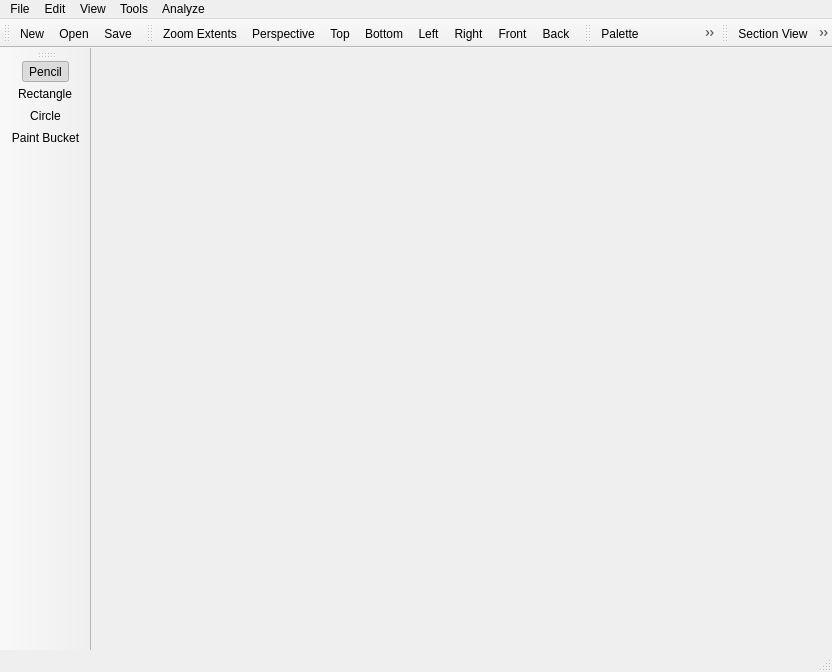
<?xml version="1.0" encoding="UTF-8"?>
<ui version="4.0">
 <class>VoxCadClass</class>
 <widget class="QMainWindow" name="VoxCadClass">
  <property name="enabled">
   <bool>true</bool>
  </property>
  <property name="geometry">
   <rect>
    <x>0</x>
    <y>0</y>
    <width>832</width>
    <height>672</height>
   </rect>
  </property>
  <property name="windowTitle">
   <string>GrowthVoxCad</string>
  </property>
  <property name="windowIcon">
   <iconset>
    <normaloff>:/VoxCad/VoxCad.ico</normaloff>:/VoxCad/VoxCad.ico</iconset>
  </property>
  <widget class="QWidget" name="centralWidget">
   <layout class="QHBoxLayout" name="horizontalLayout">
    <property name="leftMargin">
     <number>0</number>
    </property>
    <property name="topMargin">
     <number>0</number>
    </property>
    <property name="rightMargin">
     <number>0</number>
    </property>
    <property name="bottomMargin">
     <number>0</number>
    </property>
   </layout>
  </widget>
  <widget class="QMenuBar" name="menuBar">
   <property name="geometry">
    <rect>
     <x>0</x>
     <y>0</y>
     <width>832</width>
     <height>19</height>
    </rect>
   </property>
   <widget class="QMenu" name="menuFile">
    <property name="title">
     <string>File</string>
    </property>
    <widget class="QMenu" name="menuExport">
     <property name="title">
      <string>Export</string>
     </property>
     <widget class="QMenu" name="menuAlternate_VXC">
      <property name="title">
       <string>Alternate VXC</string>
      </property>
      <addaction name="actionBASE64_VXC"/>
      <addaction name="actionASCII_VXC"/>
     </widget>
     <widget class="QMenu" name="menuMesh">
      <property name="title">
       <string>Mesh</string>
      </property>
      <addaction name="actionSTL"/>
     </widget>
     <addaction name="actionVXA_OUT"/>
     <addaction name="actionKV6"/>
     <addaction name="actionDMU_Out"/>
     <addaction name="actionVoxelCoordinates"/>
     <addaction name="menuMesh"/>
     <addaction name="menuAlternate_VXC"/>
    </widget>
    <widget class="QMenu" name="menuImport">
     <property name="title">
      <string>Import</string>
     </property>
     <addaction name="actionVXA_IN"/>
    </widget>
    <addaction name="actionNew"/>
    <addaction name="actionOpen"/>
    <addaction name="separator"/>
    <addaction name="actionSave"/>
    <addaction name="actionSave_As"/>
    <addaction name="separator"/>
    <addaction name="menuImport"/>
    <addaction name="menuExport"/>
   </widget>
   <widget class="QMenu" name="menuView">
    <property name="title">
     <string>View</string>
    </property>
    <widget class="QMenu" name="menuStandard_Views">
     <property name="title">
      <string>Standard Views</string>
     </property>
     <addaction name="actionPerspective"/>
     <addaction name="separator"/>
     <addaction name="actionTop"/>
     <addaction name="actionBottom"/>
     <addaction name="actionLeft"/>
     <addaction name="actionRight"/>
     <addaction name="actionFront"/>
     <addaction name="actionBack"/>
    </widget>
    <widget class="QMenu" name="menuSection">
     <property name="title">
      <string>Section</string>
     </property>
     <addaction name="actionSection_View"/>
     <addaction name="actionLayer_Forward"/>
     <addaction name="actionLayer_Back"/>
    </widget>
    <addaction name="actionCenter_View"/>
    <addaction name="menuStandard_Views"/>
    <addaction name="menuSection"/>
    <addaction name="separator"/>
    <addaction name="actionShow_Triad"/>
    <addaction name="actionLarge_Mode"/>
    <addaction name="actionView_Tiled"/>
    <addaction name="actionGraphics_Enabled"/>
    <addaction name="separator"/>
    <addaction name="actionReference_View"/>
    <addaction name="actionInfo"/>
    <addaction name="separator"/>
   </widget>
   <widget class="QMenu" name="menuAnalyze">
    <property name="title">
     <string>Analyze</string>
    </property>
    <addaction name="actionBCs"/>
    <addaction name="actionSolve"/>
    <addaction name="separator"/>
    <addaction name="actionTensile"/>
    <addaction name="actionPhysics"/>
    <addaction name="actionBenchmark"/>
   </widget>
   <widget class="QMenu" name="menuTools">
    <property name="title">
     <string>Tools</string>
    </property>
    <widget class="QMenu" name="menuDrawing">
     <property name="title">
      <string>Drawing</string>
     </property>
     <addaction name="actionPencil"/>
     <addaction name="actionRectangle"/>
     <addaction name="actionCircle"/>
     <addaction name="actionPaint_Bucket"/>
    </widget>
    <addaction name="actionEdit_Voxels"/>
    <addaction name="action3D_Brush"/>
    <addaction name="separator"/>
    <addaction name="menuDrawing"/>
   </widget>
   <widget class="QMenu" name="menuEdit">
    <property name="title">
     <string>Edit</string>
    </property>
    <addaction name="actionCopy"/>
    <addaction name="actionCut"/>
    <addaction name="actionPaste"/>
    <addaction name="separator"/>
    <addaction name="actionWorkspace"/>
    <addaction name="actionPalette"/>
   </widget>
   <addaction name="menuFile"/>
   <addaction name="menuEdit"/>
   <addaction name="menuView"/>
   <addaction name="menuTools"/>
   <addaction name="menuAnalyze"/>
  </widget>
  <widget class="QStatusBar" name="statusBar"/>
  <widget class="QToolBar" name="FileToolBar">
   <property name="windowTitle">
    <string>File</string>
   </property>
   <property name="iconSize">
    <size>
     <width>16</width>
     <height>16</height>
    </size>
   </property>
   <attribute name="toolBarArea">
    <enum>TopToolBarArea</enum>
   </attribute>
   <attribute name="toolBarBreak">
    <bool>false</bool>
   </attribute>
   <addaction name="actionNew"/>
   <addaction name="actionOpen"/>
   <addaction name="actionSave"/>
  </widget>
  <widget class="QToolBar" name="ViewtoolBar">
   <property name="windowTitle">
    <string>View</string>
   </property>
   <property name="iconSize">
    <size>
     <width>16</width>
     <height>16</height>
    </size>
   </property>
   <attribute name="toolBarArea">
    <enum>TopToolBarArea</enum>
   </attribute>
   <attribute name="toolBarBreak">
    <bool>false</bool>
   </attribute>
   <addaction name="actionCenter_View"/>
   <addaction name="actionPerspective"/>
   <addaction name="actionTop"/>
   <addaction name="actionBottom"/>
   <addaction name="actionLeft"/>
   <addaction name="actionRight"/>
   <addaction name="actionFront"/>
   <addaction name="actionBack"/>
  </widget>
  <widget class="QToolBar" name="DrawingtoolBar">
   <property name="windowTitle">
    <string>Draw</string>
   </property>
   <property name="iconSize">
    <size>
     <width>16</width>
     <height>16</height>
    </size>
   </property>
   <attribute name="toolBarArea">
    <enum>LeftToolBarArea</enum>
   </attribute>
   <attribute name="toolBarBreak">
    <bool>false</bool>
   </attribute>
   <addaction name="actionPencil"/>
   <addaction name="actionRectangle"/>
   <addaction name="actionCircle"/>
   <addaction name="actionPaint_Bucket"/>
  </widget>
  <widget class="QToolBar" name="DialogToolbar">
   <property name="windowTitle">
    <string>Dialogs</string>
   </property>
   <property name="iconSize">
    <size>
     <width>16</width>
     <height>16</height>
    </size>
   </property>
   <attribute name="toolBarArea">
    <enum>TopToolBarArea</enum>
   </attribute>
   <attribute name="toolBarBreak">
    <bool>false</bool>
   </attribute>
   <addaction name="actionPalette"/>
   <addaction name="actionWorkspace"/>
   <addaction name="actionEdit_Voxels"/>
   <addaction name="action3D_Brush"/>
   <addaction name="actionInfo"/>
   <addaction name="actionReference_View"/>
   <addaction name="actionBCs"/>
   <addaction name="actionPhysics"/>
   <addaction name="actionTensile"/>
  </widget>
  <widget class="QToolBar" name="SectionToolBar">
   <property name="windowTitle">
    <string>Section</string>
   </property>
   <property name="iconSize">
    <size>
     <width>16</width>
     <height>16</height>
    </size>
   </property>
   <attribute name="toolBarArea">
    <enum>TopToolBarArea</enum>
   </attribute>
   <attribute name="toolBarBreak">
    <bool>false</bool>
   </attribute>
   <addaction name="actionSection_View"/>
   <addaction name="actionLayer_Back"/>
   <addaction name="actionLayer_Forward"/>
  </widget>
  <action name="actionOpen">
   <property name="icon">
    <iconset resource="../VoxCad.qrc">
     <normaloff>:/Icons/Icons/Open.png</normaloff>:/Icons/Icons/Open.png</iconset>
   </property>
   <property name="text">
    <string>Open</string>
   </property>
   <property name="shortcut">
    <string>Ctrl+O</string>
   </property>
  </action>
  <action name="actionSave">
   <property name="icon">
    <iconset resource="../VoxCad.qrc">
     <normaloff>:/Icons/Icons/Save.png</normaloff>:/Icons/Icons/Save.png</iconset>
   </property>
   <property name="text">
    <string>Save</string>
   </property>
   <property name="shortcut">
    <string>Ctrl+S</string>
   </property>
  </action>
  <action name="actionCenter_View">
   <property name="icon">
    <iconset resource="../VoxCad.qrc">
     <normaloff>:/Icons/Icons/ZoomExtents2.png</normaloff>:/Icons/Icons/ZoomExtents2.png</iconset>
   </property>
   <property name="text">
    <string>Zoom Extents</string>
   </property>
  </action>
  <action name="actionSave_As">
   <property name="text">
    <string>Save As</string>
   </property>
   <property name="shortcut">
    <string>Ctrl+Shift+S</string>
   </property>
  </action>
  <action name="actionASCII_VXC">
   <property name="text">
    <string>Ascii</string>
   </property>
  </action>
  <action name="actionBASE64_VXC">
   <property name="text">
    <string>Base64</string>
   </property>
  </action>
  <action name="actionSolve">
   <property name="checkable">
    <bool>true</bool>
   </property>
   <property name="icon">
    <iconset resource="../VoxCad.qrc">
     <normaloff>:/Icons/Icons/Analyze.png</normaloff>:/Icons/Icons/Analyze.png</iconset>
   </property>
   <property name="text">
    <string>Solve</string>
   </property>
   <property name="visible">
    <bool>false</bool>
   </property>
  </action>
  <action name="actionPerspective">
   <property name="icon">
    <iconset resource="../VoxCad.qrc">
     <normaloff>:/Icons/Icons/ViewPerspective.png</normaloff>:/Icons/Icons/ViewPerspective.png</iconset>
   </property>
   <property name="text">
    <string>Perspective</string>
   </property>
   <property name="shortcut">
    <string>Alt+1</string>
   </property>
  </action>
  <action name="actionTop">
   <property name="icon">
    <iconset resource="../VoxCad.qrc">
     <normaloff>:/Icons/Icons/ViewTop.png</normaloff>:/Icons/Icons/ViewTop.png</iconset>
   </property>
   <property name="text">
    <string>Top</string>
   </property>
   <property name="shortcut">
    <string>Alt+2</string>
   </property>
  </action>
  <action name="actionBottom">
   <property name="icon">
    <iconset resource="../VoxCad.qrc">
     <normaloff>:/Icons/Icons/ViewBottom.png</normaloff>:/Icons/Icons/ViewBottom.png</iconset>
   </property>
   <property name="text">
    <string>Bottom</string>
   </property>
   <property name="shortcut">
    <string>Alt+3</string>
   </property>
  </action>
  <action name="actionLeft">
   <property name="icon">
    <iconset resource="../VoxCad.qrc">
     <normaloff>:/Icons/Icons/ViewLeft.png</normaloff>:/Icons/Icons/ViewLeft.png</iconset>
   </property>
   <property name="text">
    <string>Left</string>
   </property>
   <property name="shortcut">
    <string>Alt+4</string>
   </property>
  </action>
  <action name="actionRight">
   <property name="icon">
    <iconset resource="../VoxCad.qrc">
     <normaloff>:/Icons/Icons/ViewRight.png</normaloff>:/Icons/Icons/ViewRight.png</iconset>
   </property>
   <property name="text">
    <string>Right</string>
   </property>
   <property name="shortcut">
    <string>Alt+5</string>
   </property>
  </action>
  <action name="actionFront">
   <property name="icon">
    <iconset resource="../VoxCad.qrc">
     <normaloff>:/Icons/Icons/ViewFront.png</normaloff>:/Icons/Icons/ViewFront.png</iconset>
   </property>
   <property name="text">
    <string>Front</string>
   </property>
   <property name="shortcut">
    <string>Alt+6</string>
   </property>
  </action>
  <action name="actionBack">
   <property name="icon">
    <iconset resource="../VoxCad.qrc">
     <normaloff>:/Icons/Icons/ViewBack.png</normaloff>:/Icons/Icons/ViewBack.png</iconset>
   </property>
   <property name="text">
    <string>Back</string>
   </property>
   <property name="shortcut">
    <string>Alt+7</string>
   </property>
  </action>
  <action name="actionEdit_Voxels">
   <property name="checkable">
    <bool>true</bool>
   </property>
   <property name="icon">
    <iconset resource="../VoxCad.qrc">
     <normaloff>:/Icons/Icons/EditLayer.png</normaloff>:/Icons/Icons/EditLayer.png</iconset>
   </property>
   <property name="text">
    <string>Edit Voxels</string>
   </property>
   <property name="shortcut">
    <string>E</string>
   </property>
  </action>
  <action name="actionLayer_Back">
   <property name="icon">
    <iconset resource="../VoxCad.qrc">
     <normaloff>:/Icons/Icons/LayerBack.png</normaloff>:/Icons/Icons/LayerBack.png</iconset>
   </property>
   <property name="text">
    <string>Layer Back</string>
   </property>
   <property name="shortcut">
    <string>-</string>
   </property>
  </action>
  <action name="actionLayer_Forward">
   <property name="icon">
    <iconset resource="../VoxCad.qrc">
     <normaloff>:/Icons/Icons/LayerForward.png</normaloff>:/Icons/Icons/LayerForward.png</iconset>
   </property>
   <property name="text">
    <string>Layer Forward</string>
   </property>
   <property name="shortcut">
    <string>+</string>
   </property>
  </action>
  <action name="actionPencil">
   <property name="checkable">
    <bool>true</bool>
   </property>
   <property name="checked">
    <bool>true</bool>
   </property>
   <property name="icon">
    <iconset resource="../VoxCad.qrc">
     <normaloff>:/Icons/Icons/Pencil.png</normaloff>:/Icons/Icons/Pencil.png</iconset>
   </property>
   <property name="text">
    <string>Pencil</string>
   </property>
   <property name="shortcut">
    <string>Alt+Q</string>
   </property>
  </action>
  <action name="actionRectangle">
   <property name="checkable">
    <bool>true</bool>
   </property>
   <property name="icon">
    <iconset resource="../VoxCad.qrc">
     <normaloff>:/Icons/Icons/Rectangle.png</normaloff>:/Icons/Icons/Rectangle.png</iconset>
   </property>
   <property name="text">
    <string>Rectangle</string>
   </property>
   <property name="shortcut">
    <string>Alt+W</string>
   </property>
  </action>
  <action name="actionCircle">
   <property name="checkable">
    <bool>true</bool>
   </property>
   <property name="icon">
    <iconset resource="../VoxCad.qrc">
     <normaloff>:/Icons/Icons/Ellipse.png</normaloff>:/Icons/Icons/Ellipse.png</iconset>
   </property>
   <property name="text">
    <string>Circle</string>
   </property>
   <property name="shortcut">
    <string>Alt+E</string>
   </property>
  </action>
  <action name="actionReference_View">
   <property name="checkable">
    <bool>true</bool>
   </property>
   <property name="icon">
    <iconset resource="../VoxCad.qrc">
     <normaloff>:/Icons/Icons/Aux_View.png</normaloff>:/Icons/Icons/Aux_View.png</iconset>
   </property>
   <property name="text">
    <string>Reference View</string>
   </property>
   <property name="shortcut">
    <string>R</string>
   </property>
  </action>
  <action name="actionPalette">
   <property name="checkable">
    <bool>true</bool>
   </property>
   <property name="icon">
    <iconset resource="../VoxCad.qrc">
     <normaloff>:/Icons/Icons/Material.png</normaloff>:/Icons/Icons/Material.png</iconset>
   </property>
   <property name="text">
    <string>Palette</string>
   </property>
   <property name="shortcut">
    <string>P</string>
   </property>
  </action>
  <action name="actionWorkspace">
   <property name="checkable">
    <bool>true</bool>
   </property>
   <property name="icon">
    <iconset resource="../VoxCad.qrc">
     <normaloff>:/Icons/Icons/Workspace.png</normaloff>:/Icons/Icons/Workspace.png</iconset>
   </property>
   <property name="text">
    <string>Workspace</string>
   </property>
   <property name="shortcut">
    <string>W</string>
   </property>
  </action>
  <action name="actionInfo">
   <property name="checkable">
    <bool>true</bool>
   </property>
   <property name="icon">
    <iconset resource="../VoxCad.qrc">
     <normaloff>:/Icons/Icons/Info.png</normaloff>:/Icons/Icons/Info.png</iconset>
   </property>
   <property name="text">
    <string>Info</string>
   </property>
   <property name="shortcut">
    <string>I</string>
   </property>
  </action>
  <action name="actionBCs">
   <property name="checkable">
    <bool>true</bool>
   </property>
   <property name="icon">
    <iconset resource="../VoxCad.qrc">
     <normaloff>:/Icons/Icons/BCs.png</normaloff>:/Icons/Icons/BCs.png</iconset>
   </property>
   <property name="text">
    <string>Boundary Conditions</string>
   </property>
   <property name="shortcut">
    <string>B</string>
   </property>
  </action>
  <action name="actionSection_View">
   <property name="checkable">
    <bool>true</bool>
   </property>
   <property name="icon">
    <iconset resource="../VoxCad.qrc">
     <normaloff>:/Icons/Icons/Section.png</normaloff>:/Icons/Icons/Section.png</iconset>
   </property>
   <property name="text">
    <string>Section View</string>
   </property>
   <property name="shortcut">
    <string>Alt+S</string>
   </property>
  </action>
  <action name="actionNew">
   <property name="icon">
    <iconset resource="../VoxCad.qrc">
     <normaloff>:/Icons/Icons/New.png</normaloff>:/Icons/Icons/New.png</iconset>
   </property>
   <property name="text">
    <string>New</string>
   </property>
   <property name="shortcut">
    <string>Ctrl+N</string>
   </property>
  </action>
  <action name="actionVXA_OUT">
   <property name="text">
    <string>Simulation</string>
   </property>
  </action>
  <action name="actionSTL">
   <property name="text">
    <string>STL</string>
   </property>
  </action>
  <action name="actionDMU_Out">
   <property name="text">
    <string>DMU</string>
   </property>
  </action>
  <action name="actionCopy">
   <property name="icon">
    <iconset resource="../VoxCad.qrc">
     <normaloff>:/Icons/Icons/Copy.png</normaloff>:/Icons/Icons/Copy.png</iconset>
   </property>
   <property name="text">
    <string>Copy</string>
   </property>
   <property name="shortcut">
    <string>Ctrl+C</string>
   </property>
  </action>
  <action name="actionCut">
   <property name="icon">
    <iconset resource="../VoxCad.qrc">
     <normaloff>:/Icons/Icons/Cut.png</normaloff>:/Icons/Icons/Cut.png</iconset>
   </property>
   <property name="text">
    <string>Cut</string>
   </property>
   <property name="shortcut">
    <string>Ctrl+X</string>
   </property>
  </action>
  <action name="actionPaste">
   <property name="icon">
    <iconset resource="../VoxCad.qrc">
     <normaloff>:/Icons/Icons/Paste.png</normaloff>:/Icons/Icons/Paste.png</iconset>
   </property>
   <property name="text">
    <string>Paste</string>
   </property>
   <property name="shortcut">
    <string>Ctrl+V</string>
   </property>
  </action>
  <action name="actionVXA_IN">
   <property name="text">
    <string>Simulation</string>
   </property>
  </action>
  <action name="actionLarge_Mode">
   <property name="checkable">
    <bool>true</bool>
   </property>
   <property name="text">
    <string>Large Mode</string>
   </property>
  </action>
  <action name="actionPhysics">
   <property name="checkable">
    <bool>true</bool>
   </property>
   <property name="icon">
    <iconset resource="../VoxCad.qrc">
     <normaloff>:/Icons/Icons/Sandbox.png</normaloff>:/Icons/Icons/Sandbox.png</iconset>
   </property>
   <property name="text">
    <string>Physics Sandbox</string>
   </property>
  </action>
  <action name="action3D_Brush">
   <property name="checkable">
    <bool>true</bool>
   </property>
   <property name="icon">
    <iconset resource="../VoxCad.qrc">
     <normaloff>:/Icons/Icons/3DBrush.png</normaloff>:/Icons/Icons/3DBrush.png</iconset>
   </property>
   <property name="text">
    <string>3D Brush</string>
   </property>
  </action>
  <action name="actionTensile">
   <property name="checkable">
    <bool>true</bool>
   </property>
   <property name="icon">
    <iconset resource="../VoxCad.qrc">
     <normaloff>:/Icons/Icons/Tensile.png</normaloff>:/Icons/Icons/Tensile.png</iconset>
   </property>
   <property name="text">
    <string>Tensile Test</string>
   </property>
  </action>
  <action name="actionVoxelCoordinates">
   <property name="text">
    <string>Voxel Coordinates</string>
   </property>
  </action>
  <action name="actionPaint_Bucket">
   <property name="checkable">
    <bool>true</bool>
   </property>
   <property name="icon">
    <iconset resource="../VoxCad.qrc">
     <normaloff>:/Icons/Icons/Bucket.png</normaloff>:/Icons/Icons/Bucket.png</iconset>
   </property>
   <property name="text">
    <string>Paint Bucket</string>
   </property>
  </action>
  <action name="actionView_Tiled">
   <property name="checkable">
    <bool>true</bool>
   </property>
   <property name="text">
    <string>View Tiled</string>
   </property>
  </action>
  <action name="actionGraphics_Enabled">
   <property name="checkable">
    <bool>true</bool>
   </property>
   <property name="text">
    <string>Graphics Enabled</string>
   </property>
  </action>
  <action name="actionKV6">
   <property name="text">
    <string>KV6</string>
   </property>
  </action>
  <action name="actionBenchmark">
   <property name="text">
    <string>Benchmark</string>
   </property>
   <property name="visible">
    <bool>false</bool>
   </property>
  </action>
  <action name="actionShow_Triad">
   <property name="checkable">
    <bool>true</bool>
   </property>
   <property name="checked">
    <bool>true</bool>
   </property>
   <property name="text">
    <string>Show Triad</string>
   </property>
  </action>
 </widget>
 <layoutdefault spacing="6" margin="11"/>
 <resources>
  <include location="../VoxCad.qrc"/>
 </resources>
 <connections/>
</ui>
